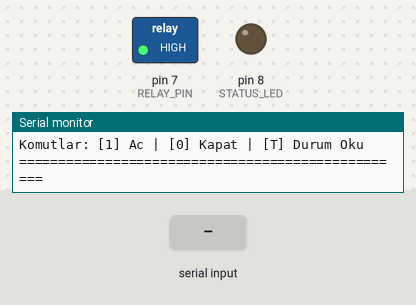
Simulated run of this sketch. Board: Arduino Uno, built with avr-gcc and run on an emulated ATmega328P. Parts: switched loads named in the sketch (green lamp = pin HIGH), output pins drawn as LEDs (lit = HIGH), the last lines printed to the serial monitor. The test bench sets the inputs (shaded band).

Above: at 1.3 s.
1.4 s: "1" received over the second serial link
At 2.2 s:
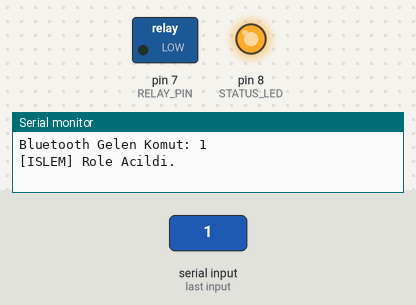
2.9 s: "0" received over the second serial link
At 3.3 s:
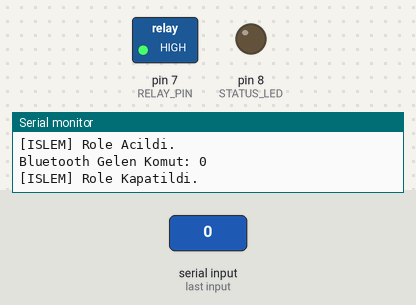
Timing chart, 0 to 5.9 s (numbered marks = the images above; inputs shaded):
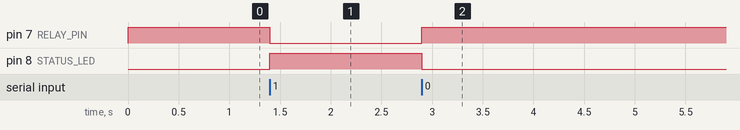

Measured:
- after the input at 1.4 s, pin 7 (RELAY_PIN): HIGH → LOW at once; pin 8 (STATUS_LED): LOW → HIGH at once
- after the input at 2.9 s, pin 7 (RELAY_PIN): LOW → HIGH at once; pin 8 (STATUS_LED): HIGH → LOW at once

The sketch:

Sinif_12_Bluetooth_Role_Otomasyon.ino
```cpp
/* ==============================================================================
 * PROJE ADI: 12. Sınıf - Bluetooth (HC-05/06) Kontrollü Otomasyon & Röle ile Yüksek Güç Kontrolü
 * HEDEF SEVİYE: 12. Sınıf (17-18 Yaş / Lise Mezuniyet - IoT, Kablosuz İletişim & Endüstriyel Otomasyon)
 *
 * PROJENİN AMACI VE ÇALIŞMA MANTIĞI:
 * Bu projede öğrenciler; Nesnelerin İnterneti (IoT), akıllı ev sistemleri ve endüstriyel
 * otomasyonun temelini oluşturan kablosuz UART haberleşmesini (Bluetooth) ve galvanik
 * optik yalıtımlı röle sürücülerini öğrenirler. Düşük gerilimli (5V) mikrodenetleyicilerle
 * yüksek voltajlı (220V AC şebeke veya 12V-24V DC motorlar) yüklerin güvenle nasıl
 * anahtarlandığı kavranır.
 *
 * ÇALIŞMA MANTIĞI:
 * 1. Akıllı telefon veya bilgisayardaki Bluetooth terminal uygulamasından komut gönderilir.
 * 2. HC-05/HC-06 Bluetooth modülü bu telsiz sinyali yakalar ve SoftwareSerial (Pin 2, Pin 3)
 *    üzerinden 9600 baud hızında Arduino'ya aktarır.
 * 3. Gelen komut karakterine göre eylem gerçekleştirilir:
 *    - '1' Komutu: Röleyi AÇAR (Devre kapanır, lamba/motor çalışır), Durum LED'i yanar.
 *                  Telefona "OK: YUK CALISTIRILDI" geri bildirimi döner.
 *    - '0' Komutu: Röleyi KAPATIR (Devre açılır, yük söner), Durum LED'i söner.
 *                  Telefona "OK: YUK DURDURULDU" geri bildirimi döner.
 *    - 'T' veya '?' Komutu: Güncel röle durumunu telefona raporlar.
 * 4. Röle üzerindeki dahili optokuplör sayesinde mikrodenetleyici kartı yüksek akım
 *    parazitlerinden ve şebeke dalgalanmalarından %100 izole edilir.
 *
 * GEREKLİ DEVRE ELEMANLARI LİSTESİ:
 * - 1 x Arduino Uno R3
 * - 1 x Breadboard
 * - 1 x HC-05 veya HC-06 Bluetooth SPP Seri Modülü
 * - 1 x 1 Kanallı 5V Röle Modülü (Optokuplör Korumalı)
 * - 1 x 5mm Mavi veya Yeşil Durum LED'i
 * - 1 x 220 Ohm Direnç (LED için)
 * - 1 x 1k Ohm ve 1 x 2k Ohm Direnç (HC-05 RX bacağı voltaj bölücü için)
 * - 10 x Erkek-Dişi / Erkek-Erkek Jumper Kablo
 * - 1 x USB Tip-B Kablo
 *
 * DETAYLI PİN BAĞLANTI TABLOSU:
 * -----------------------------------------------------------------------------
 * Arduino Pini       | Bileşen Bacağı          | Açıklama / Not
 * -----------------------------------------------------------------------------
 * 5V (Güç)           | HC-05 VCC & Röle VCC    | 5V ortak güç hattı
 * GND (Toprak)       | HC-05 GND & Röle GND    | Ortak toprak referans hattı
 * Pin 2 (Soft RX)    | HC-05 TXD               | Telefondan gelen veriyi okur
 * Pin 3 (Soft TX)    | 1kΩ & 2kΩ -> HC-05 RXD  | Voltaj bölücü ile 3.3V seviyesine düşürülür
 * Pin 7 (Dijital)    | Röle IN (Kontrol Girişi)| Röleyi tetikleyen kontrol pini
 * Pin 8 (Dijital)    | 220Ω -> Durum LED (+)   | Görsel geri bildirim LED'i
 * GND (Toprak)       | Durum LED Katot (-)     | LED toprak hattı
 * -----------------------------------------------------------------------------
 *
 * GEREKLİ KÜTÜPHANELER:
 * - SoftwareSerial.h (Arduino çekirdeğinde yerleşik gelir, donanımsal Pin 0/1 USB portunu
 *   meşgul etmemek için yazılımsal seri port kullanılır).
 *
 * GÜVENLİK UYARISI:
 * 220V AC şebeke gerilimi ile çalışırken kesinlikle çıplak kablolara dokunmayınız!
 * Okul ve sınıf ortamında rölenin kontaklarına 9V-12V DC fan veya LED şerit bağlayarak
 * güvenli deneyler yapılması pedagojik açıdan tavsiye edilir.
 * ============================================================================== */

#include <SoftwareSerial.h> // Yazılımsal Seri Haberleşme Kütüphanesi

// Pin Tanımlamaları
const int BT_RX_PIN  = 2; // Arduino RX (Bluetooth TX'e bağlanır)
const int BT_TX_PIN  = 3; // Arduino TX (Bluetooth RX'e voltaj bölücüyle gider)
const int RELAY_PIN  = 7; // Röle modülü kontrol sinyali
const int STATUS_LED = 8; // Durum gösterge LED'i

// Yazılımsal Bluetooth seri port nesnesi (RX, TX)
SoftwareSerial bluetooth(BT_RX_PIN, BT_TX_PIN);

// Çoğu 5V röle modülü "Low Level Trigger" (Aktif-LOW) mantığıyla çalışır.
// Röleyi açmak için LOW, kapatmak için HIGH verilir.
const int RELAY_ON  = LOW;
const int RELAY_OFF = HIGH;

bool isRelayActive = false; // Rölenin anlık durum bayrağı

void setup() {
  // Pin modları ayarlanıyor
  pinMode(RELAY_PIN, OUTPUT);
  pinMode(STATUS_LED, OUTPUT);

  // Başlangıçta röleyi güvenli kapalı duruma getiriyoruz
  digitalWrite(RELAY_PIN, RELAY_OFF);
  digitalWrite(STATUS_LED, LOW);
  isRelayActive = false;

  // Bilgisayar Seri Portunu başlat (9600 baud)
  Serial.begin(9600);
  // Bluetooth Seri Portunu başlat (HC-05/06 varsayılan hızı 9600 baud)
  bluetooth.begin(9600);

  Serial.println("==================================================");
  Serial.println("12. Sinif Bluetooth Role Otomasyon Sistemi Hazir");
  Serial.println("Komutlar: [1] Ac | [0] Kapat | [T] Durum Oku");
  Serial.println("==================================================");
}

void loop() {
  // Bluetooth üzerinden telefondan gelen veri var mı?
  if (bluetooth.available() > 0) {
    char command = bluetooth.read(); // 1 karakter oku

    Serial.print("Bluetooth Gelen Komut: ");
    Serial.println(command);

    if (command == '1') {
      // YÜKÜ VE RÖLEYİ ÇALIŞTIR
      digitalWrite(RELAY_PIN, RELAY_ON);
      digitalWrite(STATUS_LED, HIGH);
      isRelayActive = true;

      // Telefondaki uygulamaya geri bildirim gönder
      bluetooth.println(">> BILGI: Role ve Yuk ACILDI (AKTIF).");
      Serial.println("[ISLEM] Role Acildi.");
    }
    else if (command == '0') {
      // YÜKÜ VE RÖLEYİ KAPAT
      digitalWrite(RELAY_PIN, RELAY_OFF);
      digitalWrite(STATUS_LED, LOW);
      isRelayActive = false;

      // Telefondaki uygulamaya geri bildirim gönder
      bluetooth.println(">> BILGI: Role ve Yuk KAPATILDI (PASIF).");
      Serial.println("[ISLEM] Role Kapatildi.");
    }
    else if (command == 'T' || command == 't' || command == '?') {
      // DURUM SORGULAMA
      if (isRelayActive) {
        bluetooth.println(">> DURUM: Su anda ACIK (ON).");
      } else {
        bluetooth.println(">> DURUM: Su anda KAPALI (OFF).");
      }
    }
    else {
      // GEÇERSİZ KOMUT
      bluetooth.println(">> HATA: Bilinmeyen komut! '1', '0' veya 'T' gonderiniz.");
    }
  }

  // Bilgisayar Seri Monitöründen Bluetooth'a manuel test komutu gönderme köprüsü
  if (Serial.available() > 0) {
    char pcCommand = Serial.read();
    bluetooth.write(pcCommand);
  }
}
```
